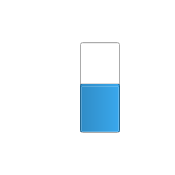
            <widget class="QFrame" name="octoX4">
             <property name="geometry">
              <rect>
               <x>440</x>
               <y>320</y>
               <width>175</width>
               <height>175</height>
              </rect>
             </property>
             <property name="sizePolicy">
              <sizepolicy hsizetype="Fixed" vsizetype="Fixed">
               <horstretch>0</horstretch>
               <verstretch>0</verstretch>
              </sizepolicy>
             </property>
             <property name="minimumSize">
              <size>
               <width>175</width>
               <height>175</height>
              </size>
             </property>
             <property name="maximumSize">
              <size>
               <width>175</width>
               <height>175</height>
              </size>
             </property>
             <property name="styleSheet">
              <string notr="true">QFrame
{
   background-color: rgba(255, 255, 255, 0);
   border-image: url(:/images/resources/CCW.png) 0 0 0 0 stretch stretch;
   border-width: 0px;
}</string>
             </property>
             <property name="frameShape">
              <enum>QFrame::StyledPanel</enum>
             </property>
             <property name="frameShadow">
              <enum>QFrame::Raised</enum>
             </property>
             <widget class="QLabel" name="octoX4Value">
              <property name="geometry">
               <rect>
                <x>35</x>
                <y>137</y>
                <width>131</width>
                <height>29</height>
               </rect>
              </property>
              <property name="font">
               <font>
                <pointsize>18</pointsize>
               </font>
              </property>
              <property name="styleSheet">
               <string notr="true">color:white;
border-image:none;</string>
              </property>
              <property name="text">
               <string>1000</string>
              </property>
              <property name="alignment">
               <set>Qt::AlignCenter</set>
              </property>
             </widget>
             <widget class="QLabel" name="octoX4Label">
              <property name="geometry">
               <rect>
                <x>35</x>
                <y>9</y>
                <width>131</width>
                <height>29</height>
               </rect>
              </property>
              <property name="font">
               <font>
                <pointsize>18</pointsize>
               </font>
              </property>
              <property name="styleSheet">
               <string notr="true">color:white;
border-image:none;</string>
              </property>
              <property name="text">
               <string>Motor 4</string>
              </property>
              <property name="alignment">
               <set>Qt::AlignCenter</set>
              </property>
             </widget>
             <widget class="QProgressBar" name="octoPlus1Motor_5">
              <property name="geometry">
               <rect>
                <x>80</x>
                <y>42</y>
                <width>40</width>
                <height>91</height>
               </rect>
              </property>
              <property name="sizePolicy">
               <sizepolicy hsizetype="Fixed" vsizetype="Expanding">
                <horstretch>0</horstretch>
                <verstretch>0</verstretch>
               </sizepolicy>
              </property>
              <property name="minimumSize">
               <size>
                <width>40</width>
                <height>0</height>
               </size>
              </property>
              <property name="maximumSize">
               <size>
                <width>50</width>
                <height>16777215</height>
               </size>
              </property>
              <property name="minimum">
               <number>1000</number>
              </property>
              <property name="maximum">
               <number>2000</number>
              </property>
              <property name="value">
               <number>1500</number>
              </property>
              <property name="alignment">
               <set>Qt::AlignCenter</set>
              </property>
              <property name="textVisible">
               <bool>false</bool>
              </property>
              <property name="orientation">
               <enum>Qt::Vertical</enum>
              </property>
              <property name="invertedAppearance">
               <bool>false</bool>
              </property>
             </widget>
            </widget>
